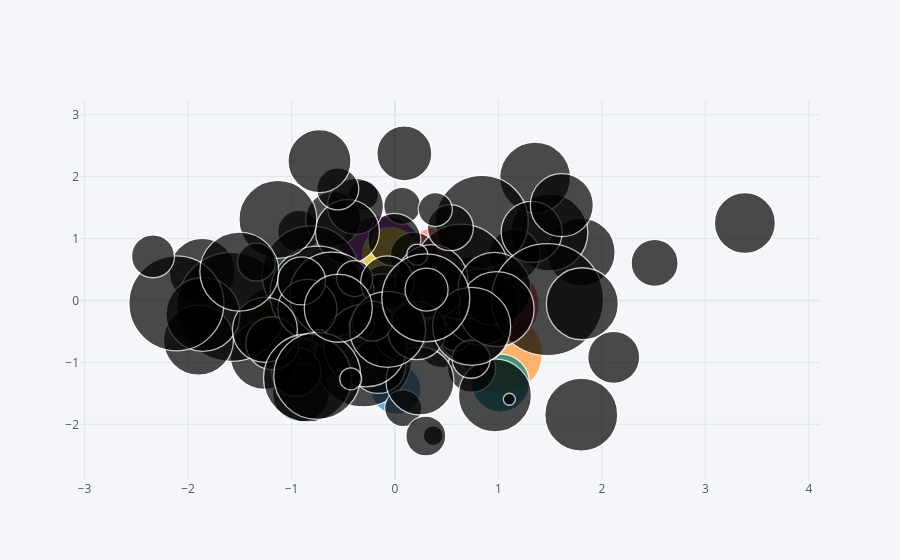

The code cell stored with this chart in its notebook:
### Code cell
dataFrame.iplot(kind='bubble', x='A', y='B', size='C')
